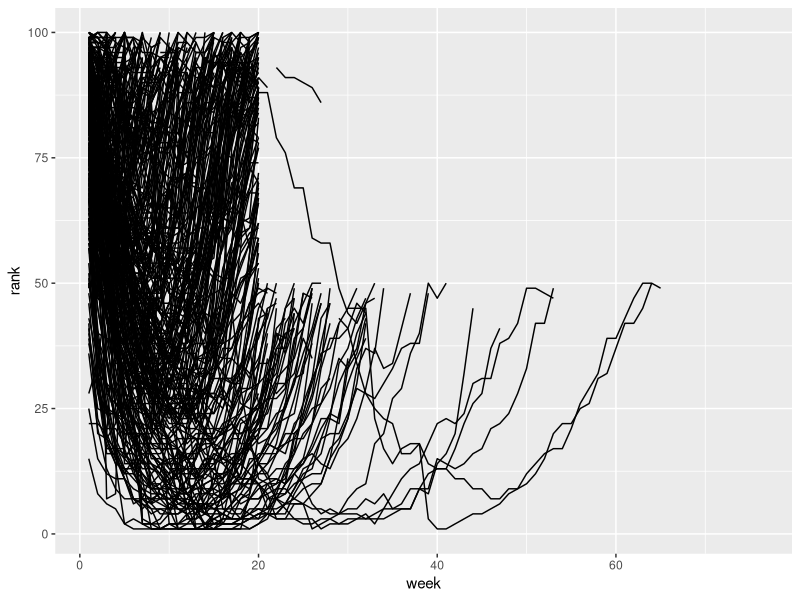
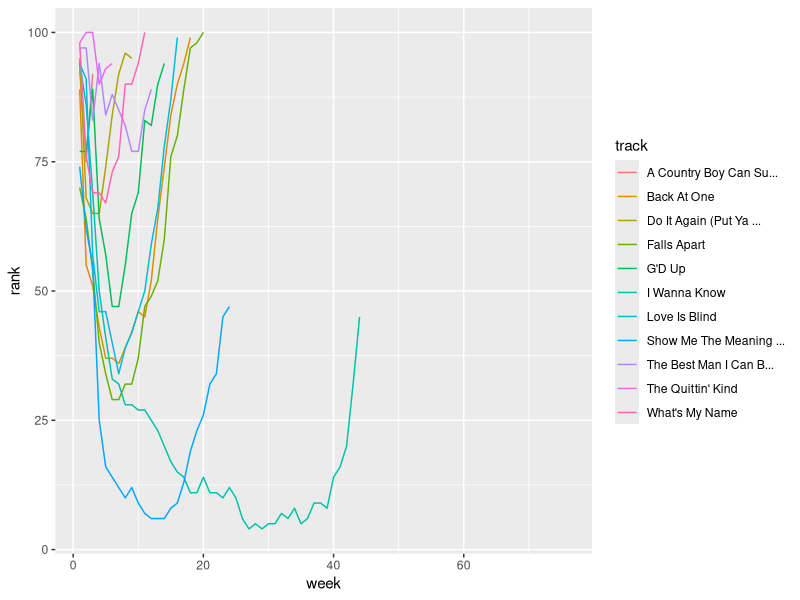

Source code (R) for these figures, in order:
## ---- chunk 1
library(tidyverse)
## ---- chunk 2
billboard
## ---- chunk 3
billboard %>% pivot_longer(cols=starts_with("wk"), names_to="week", values_to="rank")
## ---- chunk 4
bb_long=billboard %>% pivot_longer(cols=starts_with("wk"), names_to="week", values_to="rank")
## ---- chunk 5
bb_long=bb_long %>% mutate(week=as.numeric(str_replace(week, "wk", "")))
## ---- chunk 6
ggplot(bb_long, aes(x=week, y=rank, group=track)) +
  geom_line()
## ---- chunk 7
ggplot(bb_long %>% filter(date.entered>=ymd("2000-01-01") & date.entered<=ymd("2000-01-21")), aes(x=week, y=rank, color=track)) +
  geom_line()
## ---- chunk 8
bb_long %>% pivot_wider(names_from = "week", values_from = "rank")
